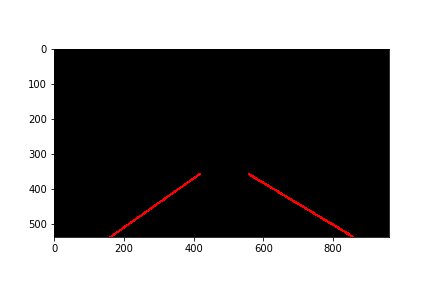
#> input picture test_images/line_img.png, 432 x 288 px; its folder holds only this picture in this run
$ jupyter execute --allow-errors P1.ipynb   (shell and % lines are left out)
#> lines starting #> are read from the running program, lines starting #| are printed output that depends on the picture
#> further down, img is the input picture: shape (288, 432, 4) float32; mean R, G, B, A 0.491, 0.486, 0.486, 1
#| This image is: <class 'numpy.ndarray'> with dimensions: (288, 432, 4)
# Self-Driving Car Engineer Nanodegree

## Project: **Finding Lane Lines on the Road**
***
In this project, you will use the tools you learned about in the lesson to identify lane lines on the road.  You can develop your pipeline on a series of individual images, and later apply the result to a video stream (really just a series of images). Check out the video clip "raw-lines-example.mp4" (also contained in this repository) to see what the output should look like after using the helper functions below.

Once you have a result that looks roughly like "raw-lines-example.mp4", you'll need to get creative and try to average and/or extrapolate the line segments you've detected to map out the full extent of the lane lines.  You can see an example of the result you're going for in the video "P1_example.mp4".  Ultimately, you would like to draw just one line for the left side of the lane, and one for the right.

In addition to implementing code, there is a brief writeup to complete. The writeup should be completed in a separate file, which can be either a markdown file or a pdf document. There is a [write up template](https://github.com/udacity/CarND-LaneLines-P1/blob/master/writeup_template.md) that can be used to guide the writing process. Completing both the code in the Ipython notebook and the writeup template will cover all of the [rubric points](https://review.udacity.com/#!/rubrics/322/view) for this project.

---
Let's have a look at our first image called 'test_images/solidWhiteRight.jpg'.  Run the 2 cells below (hit Shift-Enter or the "play" button above) to display the image.

**Note: If, at any point, you encounter frozen display windows or other confounding issues, you can always start again with a clean slate by going to the "Kernel" menu above and selecting "Restart & Clear Output".**

---

**The tools you have are color selection, region of interest selection, grayscaling, Gaussian smoothing, Canny Edge Detection and Hough Tranform line detection.  You  are also free to explore and try other techniques that were not presented in the lesson.  Your goal is piece together a pipeline to detect the line segments in the image, then average/extrapolate them and draw them onto the image for display (as below).  Once you have a working pipeline, try it out on the video stream below.**

---

<figure>

 <figcaption>
 <p></p>
 <p style="text-align: center;"> Your output should look something like this (above) after detecting line segments using the helper functions below </p>
 </figcaption>
</figure>
 <p></p>
<figure>

 <figcaption>
 <p></p>
 <p style="text-align: center;"> Your goal is to connect/average/extrapolate line segments to get output like this</p>
 </figcaption>
</figure>

**Run the cell below to import some packages.  If you get an `import error` for a package you've already installed, try changing your kernel (select the Kernel menu above --> Change Kernel).  Still have problems?  Try relaunching Jupyter Notebook from the terminal prompt.  Also, consult the forums for more troubleshooting tips.**

## Import Packages

[cell 1]
#importing some useful packages
import matplotlib.pyplot as plt
import matplotlib.image as mpimg
import numpy as np
import cv2

## Read in an Image

#> (a cell that did not finish here is left out)

## Ideas for Lane Detection Pipeline

**Some OpenCV functions (beyond those introduced in the lesson) that might be useful for this project are:**

`cv2.inRange()` for color selection
`cv2.fillPoly()` for regions selection
`cv2.line()` to draw lines on an image given endpoints
`cv2.addWeighted()` to coadd / overlay two images
`cv2.cvtColor()` to grayscale or change color
`cv2.imwrite()` to output images to file
`cv2.bitwise_and()` to apply a mask to an image

**Check out the OpenCV documentation to learn about these and discover even more awesome functionality!**

## Helper Functions

Below are some helper functions to help get you started. They should look familiar from the lesson!

[cell 3]
import math

def grayscale(img):
    """Applies the Grayscale transform
    This will return an image with only one color channel
    but NOTE: to see the returned image as grayscale
    (assuming your grayscaled image is called 'gray')
    you should call plt.imshow(gray, cmap='gray')"""
    return cv2.cvtColor(img, cv2.COLOR_RGB2GRAY)
    # Or use BGR2GRAY if you read an image with cv2.imread()
    # return cv2.cvtColor(img, cv2.COLOR_BGR2GRAY)

def canny(img, low_threshold, high_threshold):
    """Applies the Canny transform"""
    return cv2.Canny(img, low_threshold, high_threshold)

def gaussian_blur(img, kernel_size):
    """Applies a Gaussian Noise kernel"""
#> called with kernel_size = 5
    return cv2.GaussianBlur(img, (kernel_size, kernel_size), 0)
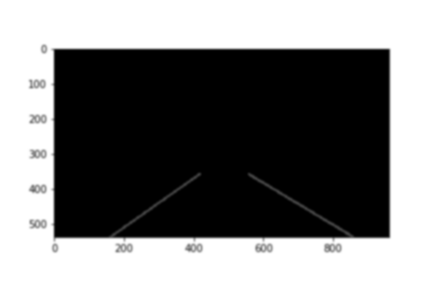
#> returned value: shape (288, 432) float32; min 0, max 1, mean 0.488

# [73 lines left out: functions region_of_interest, draw_lines, hough_lines, weighted_img, not called in this run]

## Test Images

Build your pipeline to work on the images in the directory "test_images"
**You should make sure your pipeline works well on these images before you try the videos.**

[cell 4]
import os
os.listdir("test_images/")

## Build a Lane Finding Pipeline

Build the pipeline and run your solution on all test_images. Make copies into the `test_images_output` directory, and you can use the images in your writeup report.

Try tuning the various parameters, especially the low and high Canny thresholds as well as the Hough lines parameters.

#> (a cell that did not finish here is left out)

#     plt.figure()
#     plt.imshow(edgeImg, cmap='gray')  # if you wanted to show a single color channel image called 'gray', for example, call as plt.imshow(gray, cmap='gray')

    # vertices = np.array([[0, grayImg.shape[0]-1],
    #                      [grayImg.shape[1]-1, grayImg.shape[0]-1],
    #                      [grayImg.shape[1]-1, 250],
    #                      [0, 250]])
    vertices = np.array([[50, grayImg.shape[0]-1],
                         [grayImg.shape[1]-1-50, grayImg.shape[0]-1],
                         [grayImg.shape[1]-1 - 450, 325],
                         [450, 325]])
    maskImg = region_of_interest(edgeImg, [vertices])
#     plt.figure()
#     plt.imshow(maskImg, cmap='gray')  # if you wanted to show a single color channel image called 'gray', for example, call as plt.imshow(gray, cmap='gray')

    rho = 1.0
    theta = 1.0/180.0*np.pi
    threshold = 20
    min_line_len = 10
    max_line_gap = 10
    lineImg = hough_lines(maskImg, rho, theta, threshold, min_line_len, max_line_gap)

#     plt.figure()
#     plt.imshow(lineImg)

    weightedImg = weighted_img(lineImg, img)
    plt.figure()
    plt.imshow(weightedImg)

#     # def grayscale(img):
#     # def canny(img, low_threshold, high_threshold):
#     # def gaussian_blur(img, kernel_size):
#     # def region_of_interest(img, vertices):
#     # def draw_lines(img, lines, color=[255, 0, 0], thickness=2):
#     # def hough_lines(img, rho, theta, threshold, min_line_len, max_line_gap):
#     # def weighted_img(img, initial_img, α=0.8, β=1., γ=0.):
